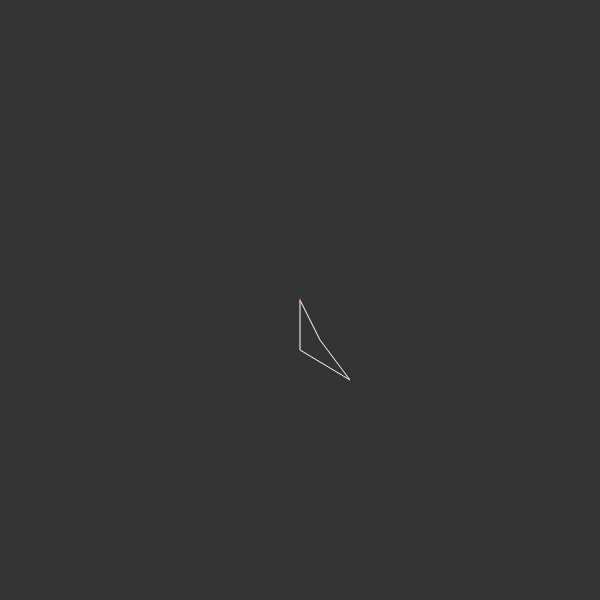
Frame 1 (no input)
Frame 60 (no input): identical to frame 1, image omitted
Frame 120 (the mouse pressed at the canvas centre since frame 60): identical to frame 1, image omitted

The p5.js sketch that drew this single still picture (run headless with seeded random() and noise() and a simulated clock; from frame 60 on, the mouse is pressed at the canvas centre):

// p5.js sketch
// ── sketch.js
  let box = [
    [0, 00],
    [0, 50],
    [50, 80],
    [20, 40]
  ];

  function multiply(a, b) {
    var aNumRows = a.length,
      aNumCols = a[0].length,
      bNumCols = b[0].length,
      m = new Array(aNumRows); // initialize array of rows
    for (var r = 0; r < aNumRows; ++r) {
      m[r] = new Array(bNumCols); // initialize the current row
      for (var c = 0; c < bNumCols; ++c) {
        m[r][c] = 0; // initialize the current cell
        for (var i = 0; i < aNumCols; ++i) {
          m[r][c] += a[r][i] * b[i][c];
        }
      }
    }
    return m;
  }




  function transform(mat, x, y) {
    let xnew = mat[0][0] * x + mat[0][1] * y + mat[0][2] * 1;
    let ynew = mat[1][0] * x + mat[1][1] * y + mat[1][2] * 1;

    let arr = [xnew, ynew];

    return arr;
  }

  function pro() {

    //Translation
    let t1 = prompt("Enter t1");
    let t2 = prompt("Enter t2");
    let t = [
      [1, 0, t1],
      [0, 1, t2],
      [0, 0, 1]
    ];

    //scaling
    let s1 = prompt("Enter s1");
    let s2 = prompt("Enter s2");
    let s = [
      [s1, 0, 0],
      [0, s2, 0],
      [0, 0, 1]
    ];

    //rotation
    let a = prompt("Enter angle of rotation");
    let r = [
      [sin(90 - a), -sin(a), 0],
      [sin(a), sin(90 - a), 0],
      [0, 0, 1]
    ];

    // let mat = t;
    // let mat = s;
    // let mat = r;
    let mat = multiply(t, s);
    mat = multiply(mat, r);
    //
    return mat;
  }


  function setup() {

    createCanvas(600, 600);
    background(51);

    translate(300, 300);
    angleMode(DEGREES);

    stroke(255);
    noFill();
    beginShape();
    for (let i = 0; i < box.length; i++) {
      vertex(box[i][0], box[i][1]);
    }
    endShape(CLOSE);

    let mat = pro();
    console.log(mat);

    let newbox = new Array();
    for (let i = 0; i < box.length; i++) {
      let coords = transform(mat, box[i][0], box[i][1]);
      newbox.push(coords);
    }

    console.log(newbox);

    stroke(255, 0, 0)
    beginShape();
    for (let i = 0; i < newbox.length; i++) {
      vertex(newbox[i][0], newbox[i][1]);
    }
    endShape(CLOSE);

  }

  function draw() {

  }
